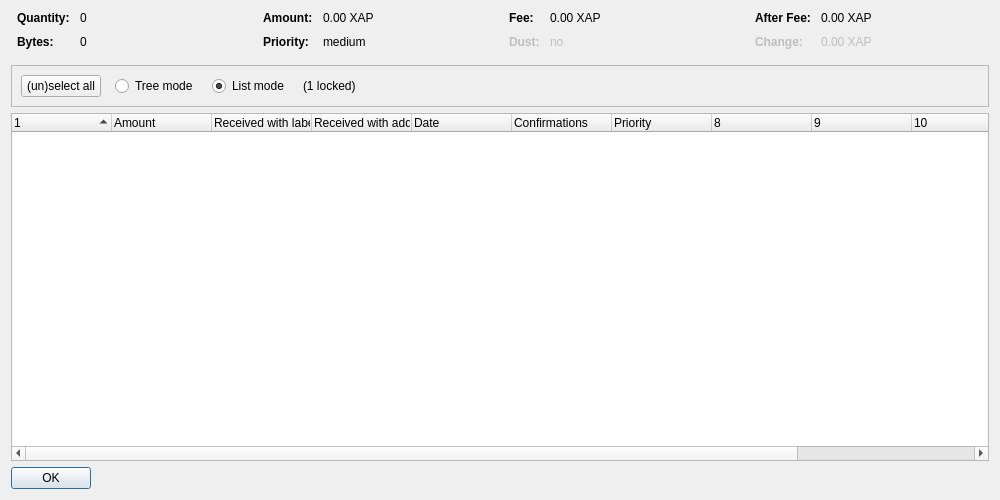
<?xml version="1.0" encoding="UTF-8"?>
<ui version="4.0">
 <class>SigmaCoinControlDialog</class>
 <widget class="QDialog" name="SigmaCoinControlDialog">
  <property name="geometry">
   <rect>
    <x>0</x>
    <y>0</y>
    <width>1000</width>
    <height>500</height>
   </rect>
  </property>
  <property name="windowTitle">
   <string>Coin Selection</string>
  </property>
  <layout class="QVBoxLayout" name="verticalLayout">
   <item>
    <layout class="QHBoxLayout" name="horizontalLayoutTop" stretch="0,0,0,0">
     <property name="topMargin">
      <number>0</number>
     </property>
     <property name="bottomMargin">
      <number>10</number>
     </property>
     <item>
      <layout class="QFormLayout" name="formLayoutCoinControl1">
       <property name="horizontalSpacing">
        <number>10</number>
       </property>
       <property name="verticalSpacing">
        <number>10</number>
       </property>
       <property name="leftMargin">
        <number>6</number>
       </property>
       <property name="rightMargin">
        <number>6</number>
       </property>
       <item row="0" column="0">
        <widget class="QLabel" name="labelCoinControlQuantityText">
         <property name="font">
          <font>
           <weight>75</weight>
           <bold>true</bold>
          </font>
         </property>
         <property name="text">
          <string>Quantity:</string>
         </property>
        </widget>
       </item>
       <item row="0" column="1">
        <widget class="QLabel" name="labelCoinControlQuantity">
         <property name="cursor">
          <cursorShape>IBeamCursor</cursorShape>
         </property>
         <property name="contextMenuPolicy">
          <enum>Qt::ActionsContextMenu</enum>
         </property>
         <property name="text">
          <string notr="true">0</string>
         </property>
         <property name="textInteractionFlags">
          <set>Qt::LinksAccessibleByMouse|Qt::TextSelectableByKeyboard|Qt::TextSelectableByMouse</set>
         </property>
        </widget>
       </item>
       <item row="1" column="0">
        <widget class="QLabel" name="labelCoinControlBytesText">
         <property name="font">
          <font>
           <weight>75</weight>
           <bold>true</bold>
          </font>
         </property>
         <property name="text">
          <string>Bytes:</string>
         </property>
        </widget>
       </item>
       <item row="1" column="1">
        <widget class="QLabel" name="labelCoinControlBytes">
         <property name="cursor">
          <cursorShape>IBeamCursor</cursorShape>
         </property>
         <property name="contextMenuPolicy">
          <enum>Qt::ActionsContextMenu</enum>
         </property>
         <property name="text">
          <string notr="true">0</string>
         </property>
         <property name="textInteractionFlags">
          <set>Qt::LinksAccessibleByMouse|Qt::TextSelectableByKeyboard|Qt::TextSelectableByMouse</set>
         </property>
        </widget>
       </item>
      </layout>
     </item>
     <item>
      <layout class="QFormLayout" name="formLayoutCoinControl2">
       <property name="horizontalSpacing">
        <number>10</number>
       </property>
       <property name="verticalSpacing">
        <number>10</number>
       </property>
       <property name="leftMargin">
        <number>6</number>
       </property>
       <property name="rightMargin">
        <number>6</number>
       </property>
       <item row="0" column="0">
        <widget class="QLabel" name="labelCoinControlAmountText">
         <property name="font">
          <font>
           <weight>75</weight>
           <bold>true</bold>
          </font>
         </property>
         <property name="text">
          <string>Amount:</string>
         </property>
        </widget>
       </item>
       <item row="0" column="1">
        <widget class="QLabel" name="labelCoinControlAmount">
         <property name="cursor">
          <cursorShape>IBeamCursor</cursorShape>
         </property>
         <property name="contextMenuPolicy">
          <enum>Qt::ActionsContextMenu</enum>
         </property>
         <property name="text">
          <string notr="true">0.00 XAP</string>
         </property>
         <property name="textInteractionFlags">
          <set>Qt::LinksAccessibleByMouse|Qt::TextSelectableByKeyboard|Qt::TextSelectableByMouse</set>
         </property>
        </widget>
       </item>
       <item row="1" column="0">
        <widget class="QLabel" name="labelCoinControlPriorityText">
         <property name="font">
          <font>
           <weight>75</weight>
           <bold>true</bold>
          </font>
         </property>
         <property name="text">
          <string>Priority:</string>
         </property>
        </widget>
       </item>
       <item row="1" column="1">
        <widget class="QLabel" name="labelCoinControlPriority">
         <property name="cursor">
          <cursorShape>IBeamCursor</cursorShape>
         </property>
         <property name="contextMenuPolicy">
          <enum>Qt::ActionsContextMenu</enum>
         </property>
         <property name="text">
          <string notr="true">medium</string>
         </property>
         <property name="textInteractionFlags">
          <set>Qt::LinksAccessibleByMouse|Qt::TextSelectableByKeyboard|Qt::TextSelectableByMouse</set>
         </property>
        </widget>
       </item>
      </layout>
     </item>
     <item>
      <layout class="QFormLayout" name="formLayoutCoinControl3">
       <property name="horizontalSpacing">
        <number>10</number>
       </property>
       <property name="verticalSpacing">
        <number>10</number>
       </property>
       <property name="leftMargin">
        <number>6</number>
       </property>
       <property name="rightMargin">
        <number>6</number>
       </property>
       <item row="0" column="0">
        <widget class="QLabel" name="labelCoinControlFeeText">
         <property name="font">
          <font>
           <weight>75</weight>
           <bold>true</bold>
          </font>
         </property>
         <property name="text">
          <string>Fee:</string>
         </property>
        </widget>
       </item>
       <item row="0" column="1">
        <widget class="QLabel" name="labelCoinControlFee">
         <property name="cursor">
          <cursorShape>IBeamCursor</cursorShape>
         </property>
         <property name="contextMenuPolicy">
          <enum>Qt::ActionsContextMenu</enum>
         </property>
         <property name="text">
          <string notr="true">0.00 XAP</string>
         </property>
         <property name="textInteractionFlags">
          <set>Qt::LinksAccessibleByMouse|Qt::TextSelectableByKeyboard|Qt::TextSelectableByMouse</set>
         </property>
        </widget>
       </item>
       <item row="1" column="0">
        <widget class="QLabel" name="labelCoinControlLowOutputText">
         <property name="enabled">
          <bool>false</bool>
         </property>
         <property name="font">
          <font>
           <weight>75</weight>
           <bold>true</bold>
          </font>
         </property>
         <property name="text">
          <string>Dust:</string>
         </property>
        </widget>
       </item>
       <item row="1" column="1">
        <widget class="QLabel" name="labelCoinControlLowOutput">
         <property name="enabled">
          <bool>false</bool>
         </property>
         <property name="cursor">
          <cursorShape>IBeamCursor</cursorShape>
         </property>
         <property name="contextMenuPolicy">
          <enum>Qt::ActionsContextMenu</enum>
         </property>
         <property name="text">
          <string notr="true">no</string>
         </property>
         <property name="textInteractionFlags">
          <set>Qt::LinksAccessibleByMouse|Qt::TextSelectableByKeyboard|Qt::TextSelectableByMouse</set>
         </property>
        </widget>
       </item>
      </layout>
     </item>
     <item>
      <layout class="QFormLayout" name="formLayoutCoinControl4">
       <property name="horizontalSpacing">
        <number>10</number>
       </property>
       <property name="verticalSpacing">
        <number>10</number>
       </property>
       <property name="leftMargin">
        <number>6</number>
       </property>
       <property name="rightMargin">
        <number>6</number>
       </property>
       <item row="0" column="0">
        <widget class="QLabel" name="labelCoinControlAfterFeeText">
         <property name="font">
          <font>
           <weight>75</weight>
           <bold>true</bold>
          </font>
         </property>
         <property name="text">
          <string>After Fee:</string>
         </property>
        </widget>
       </item>
       <item row="0" column="1">
        <widget class="QLabel" name="labelCoinControlAfterFee">
         <property name="cursor">
          <cursorShape>IBeamCursor</cursorShape>
         </property>
         <property name="contextMenuPolicy">
          <enum>Qt::ActionsContextMenu</enum>
         </property>
         <property name="text">
          <string notr="true">0.00 XAP</string>
         </property>
         <property name="textInteractionFlags">
          <set>Qt::LinksAccessibleByMouse|Qt::TextSelectableByKeyboard|Qt::TextSelectableByMouse</set>
         </property>
        </widget>
       </item>
       <item row="1" column="0">
        <widget class="QLabel" name="labelCoinControlChangeText">
         <property name="enabled">
          <bool>false</bool>
         </property>
         <property name="font">
          <font>
           <weight>75</weight>
           <bold>true</bold>
          </font>
         </property>
         <property name="text">
          <string>Change:</string>
         </property>
        </widget>
       </item>
       <item row="1" column="1">
        <widget class="QLabel" name="labelCoinControlChange">
         <property name="enabled">
          <bool>false</bool>
         </property>
         <property name="cursor">
          <cursorShape>IBeamCursor</cursorShape>
         </property>
         <property name="contextMenuPolicy">
          <enum>Qt::ActionsContextMenu</enum>
         </property>
         <property name="text">
          <string notr="true">0.00 XAP</string>
         </property>
         <property name="textInteractionFlags">
          <set>Qt::LinksAccessibleByMouse|Qt::TextSelectableByKeyboard|Qt::TextSelectableByMouse</set>
         </property>
        </widget>
       </item>
      </layout>
     </item>
    </layout>
   </item>
   <item>
    <widget class="QFrame" name="frame">
     <property name="minimumSize">
      <size>
       <width>0</width>
       <height>40</height>
      </size>
     </property>
     <property name="frameShape">
      <enum>QFrame::StyledPanel</enum>
     </property>
     <property name="frameShadow">
      <enum>QFrame::Sunken</enum>
     </property>
     <layout class="QHBoxLayout" name="horizontalLayout">
      <item>
       <layout class="QHBoxLayout" name="horizontalLayoutPanel" stretch="0,0,0,0,0">
        <property name="spacing">
         <number>14</number>
        </property>
        <item>
         <widget class="QPushButton" name="pushButtonSelectAll">
          <property name="sizePolicy">
           <sizepolicy hsizetype="Maximum" vsizetype="Fixed">
            <horstretch>0</horstretch>
            <verstretch>0</verstretch>
           </sizepolicy>
          </property>
          <property name="text">
           <string>(un)select all</string>
          </property>
          <property name="autoDefault">
           <bool>false</bool>
          </property>
         </widget>
        </item>
        <item>
         <widget class="QRadioButton" name="radioTreeMode">
          <property name="sizePolicy">
           <sizepolicy hsizetype="Maximum" vsizetype="Fixed">
            <horstretch>0</horstretch>
            <verstretch>0</verstretch>
           </sizepolicy>
          </property>
          <property name="text">
           <string>Tree mode</string>
          </property>
         </widget>
        </item>
        <item>
         <widget class="QRadioButton" name="radioListMode">
          <property name="sizePolicy">
           <sizepolicy hsizetype="Maximum" vsizetype="Fixed">
            <horstretch>0</horstretch>
            <verstretch>0</verstretch>
           </sizepolicy>
          </property>
          <property name="text">
           <string>List mode</string>
          </property>
          <property name="checked">
           <bool>true</bool>
          </property>
         </widget>
        </item>
        <item>
         <widget class="QLabel" name="labelLocked">
          <property name="text">
           <string notr="true">(1 locked)</string>
          </property>
         </widget>
        </item>
        <item>
         <spacer name="horizontalSpacer">
          <property name="orientation">
           <enum>Qt::Horizontal</enum>
          </property>
          <property name="sizeHint" stdset="0">
           <size>
            <width>40</width>
            <height>20</height>
           </size>
          </property>
         </spacer>
        </item>
       </layout>
      </item>
     </layout>
    </widget>
   </item>
   <item>
    <widget class="CoinControlTreeWidget" name="treeWidget">
     <property name="contextMenuPolicy">
      <enum>Qt::CustomContextMenu</enum>
     </property>
     <property name="sortingEnabled">
      <bool>false</bool>
     </property>
     <property name="columnCount">
      <number>12</number>
     </property>
     <attribute name="headerShowSortIndicator" stdset="0">
      <bool>true</bool>
     </attribute>
     <attribute name="headerStretchLastSection">
      <bool>false</bool>
     </attribute>
     <column>
      <property name="text">
       <string/>
      </property>
     </column>
     <column>
      <property name="text">
       <string>Amount</string>
      </property>
     </column>
     <column>
      <property name="text">
       <string>Received with label</string>
      </property>
     </column>
     <column>
      <property name="text">
       <string>Received with address</string>
      </property>
     </column>
     <column>
      <property name="text">
       <string>Date</string>
      </property>
     </column>
     <column>
      <property name="text">
       <string>Confirmations</string>
      </property>
      <property name="toolTip">
       <string>Confirmed</string>
      </property>
     </column>
     <column>
      <property name="text">
       <string>Priority</string>
      </property>
     </column>
     <column>
      <property name="text">
       <string/>
      </property>
     </column>
     <column>
      <property name="text">
       <string/>
      </property>
     </column>
     <column>
      <property name="text">
       <string/>
      </property>
     </column>
     <column>
      <property name="text">
       <string/>
      </property>
     </column>
     <column>
      <property name="text">
       <string/>
      </property>
     </column>
    </widget>
   </item>
   <item>
    <widget class="QDialogButtonBox" name="buttonBox">
     <property name="sizePolicy">
      <sizepolicy hsizetype="Maximum" vsizetype="Fixed">
       <horstretch>0</horstretch>
       <verstretch>0</verstretch>
      </sizepolicy>
     </property>
     <property name="orientation">
      <enum>Qt::Horizontal</enum>
     </property>
     <property name="standardButtons">
      <set>QDialogButtonBox::Ok</set>
     </property>
    </widget>
   </item>
  </layout>
 </widget>
 <customwidgets>
  <customwidget>
   <class>CoinControlTreeWidget</class>
   <extends>QTreeWidget</extends>
   <header>coincontroltreewidget.h</header>
  </customwidget>
 </customwidgets>
 <resources/>
 <connections/>
</ui>
